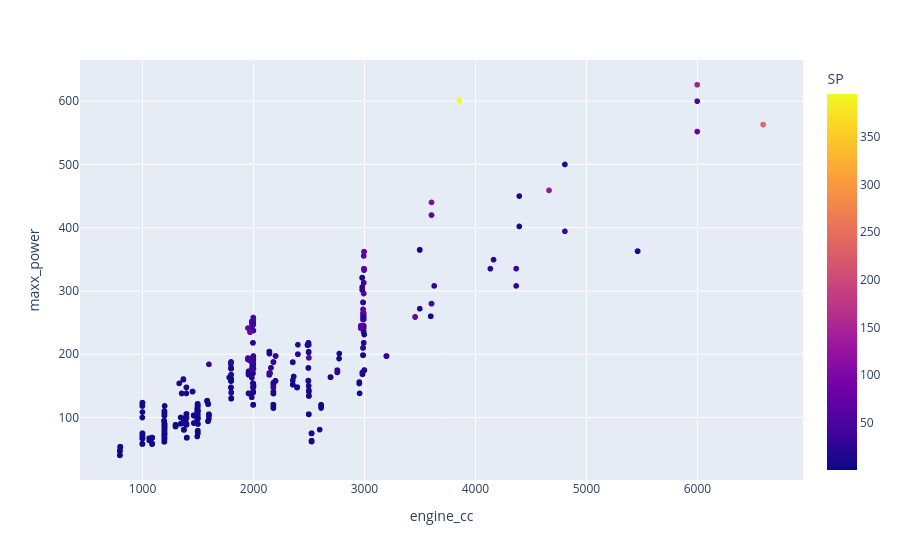

Notebook code for this chart:
### Code cell
# relationship b/w maximum power and engine cc with respect to selling price

px.scatter(used_cars, x = 'engine_cc', y = "maxx_power",color = 'SP')

### Figure 1 — Plotly figure (JSON) as saved in the notebook; plotly's stock layout.template omitted (floating-point values rounded to 4 significant figures; data arrays with more than 128 entries replaced by an {"elided": "..."} marker saying what was removed)
{"data": [{"hovertemplate": "engine_cc=%{x}<br>maxx_power=%{y}<br>SP=%{marker.color}<extra></extra>", "legendgroup": "", "marker": {"color": {"elided": "9441 float values"}, "coloraxis": "coloraxis", "symbol": "circle"}, "mode": "markers", "name": "", "showlegend": false, "type": "scattergl", "x": {"elided": "9441 float values"}, "xaxis": "x", "y": {"elided": "9441 float values"}, "yaxis": "y"}], "layout": {"coloraxis": {"colorbar": {"title": {"text": "SP"}}, "colorscale": [[0, "#0d0887"], [0.1111, "#46039f"], [0.2222, "#7201a8"], [0.3333, "#9c179e"], [0.4444, "#bd3786"], [0.5556, "#d8576b"], [0.6667, "#ed7953"], [0.7778, "#fb9f3a"], [0.8889, "#fdca26"], [1, "#f0f921"]]}, "legend": {"tracegroupgap": 0}, "margin": {"t": 60}, "xaxis": {"anchor": "y", "domain": [0, 1], "title": {"text": "engine_cc"}}, "yaxis": {"anchor": "x", "domain": [0, 1], "title": {"text": "maxx_power"}}}}
